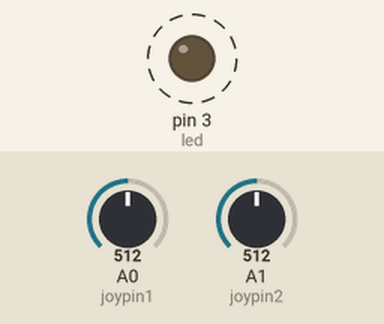
This sketch was run on a simulated Arduino Uno, built with avr-gcc and run on an emulated ATmega328P. Parts: output pins drawn as LEDs (lit = HIGH). Dashed ring = blinking. The inputs (shaded band) are chosen by the test bench; at power-on: A0 (joypin1) = 512, A1 (joypin2) = 512. What the sketch prints to the serial monitor is not drawn.

Above: at 1.8 s.
1.9 s: A0 (joypin1) set to 307
5.4 s: A0 (joypin1) set to 299
At 5.47 s:
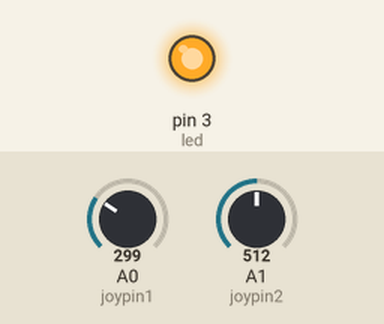
8.9 s: A1 (joypin2) set to 444
At 8.9 s:
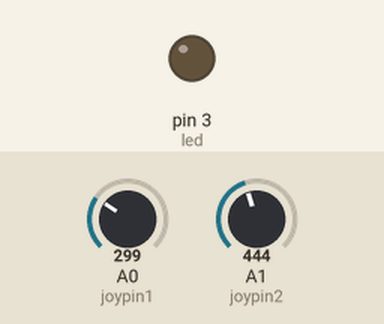
12.4 s: A1 (joypin2) set to 423
Timing chart, 0 to 16.9 s (numbered marks = the images above; inputs shaded):
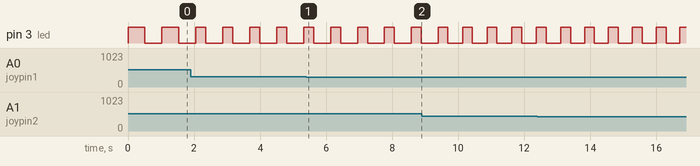

Measured:
- the behaviour switches between 300 and 299 on A0 (joypin1) (found by bisection; images 0 and 1)
- by itself, pin 3 (led): alternates HIGH for 0.30 s and LOW for 0.42 s

The sketch:

joystick.ino
```cpp
int led = 3;
int joypin1 = A0;
int joypin2 = A1;
int value1 = 0;
int value2 = 0;
void setup() {
  // put your setup code here, to run once:
pinMode(led, OUTPUT);
Serial.begin(9600);
}
//int treatValue(int data) {
  //return (data * 9 / 1024) + 48;
 //}
void loop() {
  // put your main code here, to run repeatedly:
value1 = analogRead(joypin1);
//delay(100);
value2 = analogRead(joypin2);
//delay(100);
digitalWrite(led, HIGH);
delay(value1);
Serial.print('G');
digitalWrite(led, LOW);
delay(value2);
Serial.print('J');
  //Serial.print(treatValue(value1));
  //Serial.println(treatValue(value2));
}
```
